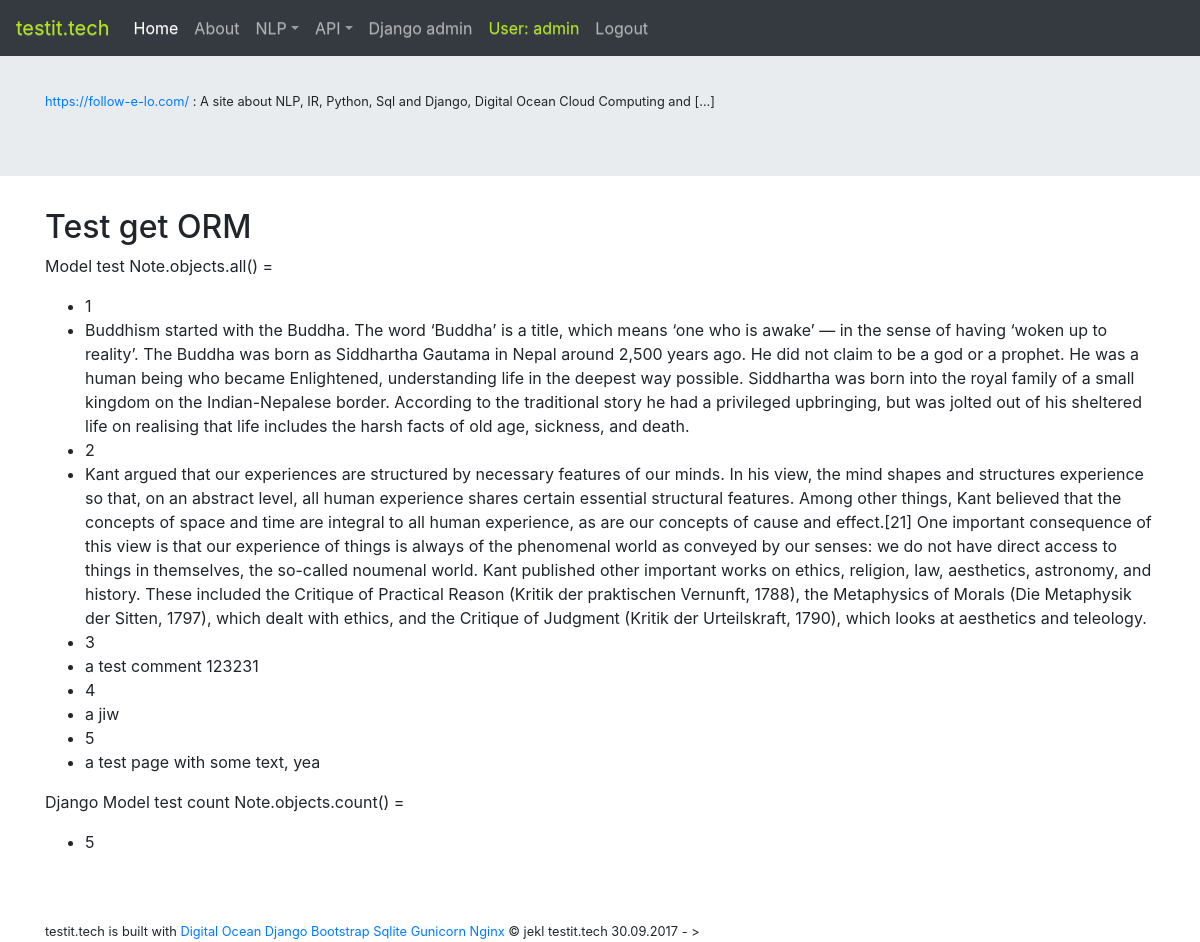
The app's page /test_model (signed in), older data.
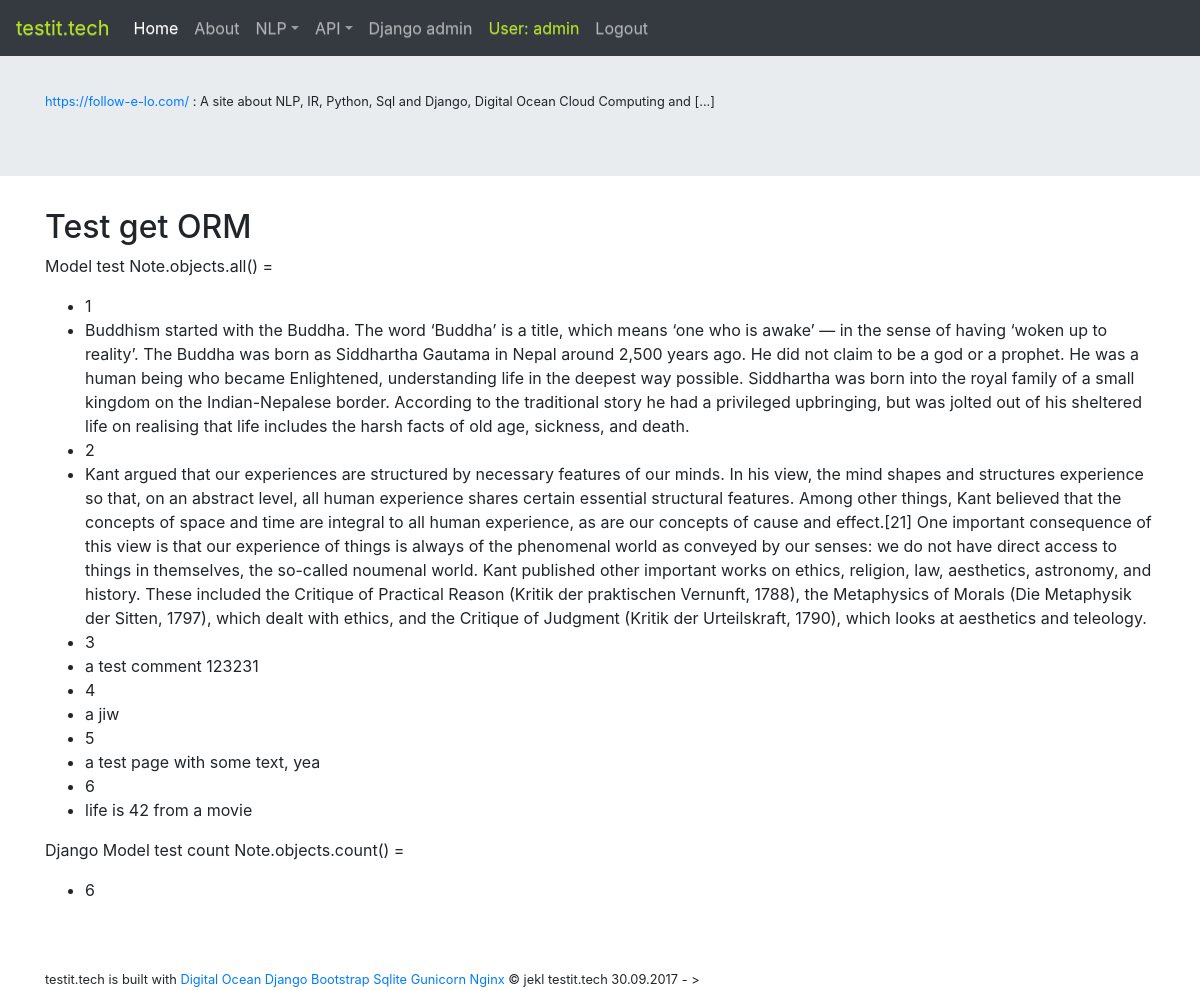
The same page, newer data.
### elo/models.py (models this page shows)
class Note(models.Model):
    title = models.CharField(max_length = 100,unique=True,  default="")
    raw_text = models.CharField(max_length = 10000)
    sentences = models.BigIntegerField(default=0)
    words = models.BigIntegerField(default=0)
    hook = models.CharField(max_length=20, default="")
    def __str__(self):
        return self.raw_text

### elo/views/gui_views.py (the view)
# urls.py: path("test_model", gui_views.test_model, name="test_model"),
@login_required
def test_model(request):
    rv = "E-loweb, django admin testit.tech/admin. "
    data = Note.objects.all()
    amount = Note.objects.count()
    context = {"data": data, "amount": amount}
    rv += format(context)
    return render(request, "elo/qa_db/test_model.html", context)

### elo/templates/elo/qa_db/test_model.html
{% extends "elo/base.html" %} {% block title %}Test get ORM {% endblock %} {% block content %} {% load bootstrap %}
<h2>Test get ORM</h2>
    <p>Model test Note.objects.all() = </p>
    {% if data %}
    <ul>
        {% for d in data %}
        <li>{{ d.id }}</li>
        <li>{{ d.raw_text }}</li>
        {% endfor %}
    </ul>
    {% else %}
    <p>No raw_text</p>
    {% endif %}
    <p>Django Model test count Note.objects.count() =</p>
<ul>
<li>{{ amount }}</li>
</ul>
{% endblock %}

Row changes from the older to the newer data that the page shows:
added Note: id "6", raw_text "life is 42 from a movie"
Text that changed along with them:
{{ amount }}: "5" → "6"
